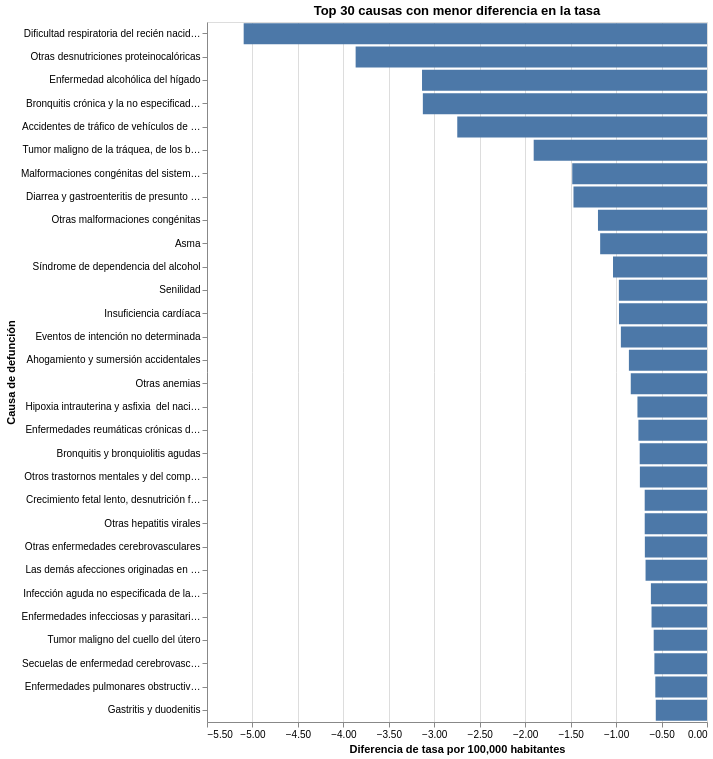

The code cell stored with this chart in its notebook:
### Code cell
# Menor diferencia (ascending)
bottom_30_diferencia = (
    diferencia_tasa
    .dropna(subset=["diferencia_tasa_100k"])
    .nsmallest(30, "diferencia_tasa_100k")
)

alt.Chart(bottom_30_diferencia).mark_bar().encode(
    x=alt.X(
        "diferencia_tasa_100k:Q",
        title="Diferencia de tasa por 100,000 habitantes",
        axis=alt.Axis(format=".2f")
    ),
    y=alt.Y(
        "lista_mex_desc:N",
        sort="x",
        title="Causa de defunción"
    ),
    tooltip=[
        alt.Tooltip("lista_mex_desc:N", title="Causa"),
        alt.Tooltip(
            "diferencia_tasa_100k:Q",
            title="Diferencia",
            format=".3f"
        )
    ]
).properties(
    width=500,
    height=700,
    title="Top 30 causas con menor diferencia en la tasa"
)

### Figure 1 — Vega-Lite specification as saved in the notebook (floating-point values rounded to 4 significant figures)
{"config": {"view": {"continuousWidth": 300, "continuousHeight": 300}}, "data": {"name": "data-eeaa5a66e3ed7ba67031e294f881b04d"}, "mark": {"type": "bar"}, "encoding": {"tooltip": [{"field": "lista_mex_desc", "title": "Causa", "type": "nominal"}, {"field": "diferencia_tasa_100k", "format": ".3f", "title": "Diferencia", "type": "quantitative"}], "x": {"axis": {"format": ".2f"}, "field": "diferencia_tasa_100k", "title": "Diferencia de tasa por 100,000 habitantes", "type": "quantitative"}, "y": {"field": "lista_mex_desc", "sort": "x", "title": "Causa de defunción", "type": "nominal"}}, "height": 700, "title": "Top 30 causas con menor diferencia en la tasa", "width": 500, "$schema": "https://vega.github.io/schema/vega-lite/v5.20.1.json", "datasets": {"data-eeaa5a66e3ed7ba67031e294f881b04d": [{"lista_mex_desc": "Dificultad respiratoria del recién nacido y otros trastornos respiratorios originados en el período perinatal", "diferencia_tasa_100k": -5.097}, {"lista_mex_desc": "Otras desnutriciones proteinocalóricas", "diferencia_tasa_100k": -3.865}, {"lista_mex_desc": "Enfermedad alcohólica del hígado", "diferencia_tasa_100k": -3.135}, {"lista_mex_desc": "Bronquitis crónica y la no especificada y enfisema", "diferencia_tasa_100k": -3.126}, {"lista_mex_desc": "Accidentes de tráfico de vehículos de motor", "diferencia_tasa_100k": -2.747}, {"lista_mex_desc": "Tumor maligno de la tráquea, de los bronquios y del pulmón", "diferencia_tasa_100k": -1.906}, {"lista_mex_desc": "Malformaciones congénitas del sistema circulatorio", "diferencia_tasa_100k": -1.482}, {"lista_mex_desc": "Diarrea y gastroenteritis de presunto origen infeccioso", "diferencia_tasa_100k": -1.469}, {"lista_mex_desc": "Otras malformaciones congénitas", "diferencia_tasa_100k": -1.199}, {"lista_mex_desc": "Asma", "diferencia_tasa_100k": -1.175}, {"lista_mex_desc": "Síndrome de dependencia del alcohol", "diferencia_tasa_100k": -1.034}, {"lista_mex_desc": "Senilidad", "diferencia_tasa_100k": -0.9695}, {"lista_mex_desc": "Insuficiencia cardíaca", "diferencia_tasa_100k": -0.9681}, {"lista_mex_desc": "Eventos de intención no determinada", "diferencia_tasa_100k": -0.9474}, {"lista_mex_desc": "Ahogamiento y sumersión accidentales", "diferencia_tasa_100k": -0.8591}, {"lista_mex_desc": "Otras anemias", "diferencia_tasa_100k": -0.8386}, {"lista_mex_desc": "Hipoxia intrauterina y asfixia  del nacimiento", "diferencia_tasa_100k": -0.7651}, {"lista_mex_desc": "Enfermedades reumáticas crónicas del corazón", "diferencia_tasa_100k": -0.7544}, {"lista_mex_desc": "Bronquitis y bronquiolitis agudas", "diferencia_tasa_100k": -0.7403}, {"lista_mex_desc": "Otros trastornos mentales y del comportamiento debidos al uso del alcohol", "diferencia_tasa_100k": -0.7384}, {"lista_mex_desc": "Crecimiento fetal lento, desnutrición fetal y trastornos relacionados con la gestación corta y el bajo peso al nacer", "diferencia_tasa_100k": -0.6853}, {"lista_mex_desc": "Otras hepatitis virales", "diferencia_tasa_100k": -0.685}, {"lista_mex_desc": "Otras enfermedades cerebrovasculares", "diferencia_tasa_100k": -0.6836}, {"lista_mex_desc": "Las demás afecciones originadas en el período perinatal", "diferencia_tasa_100k": -0.6759}, {"lista_mex_desc": "Infección aguda no especificada de las vías respiratorias inferiores", "diferencia_tasa_100k": -0.6172}, {"lista_mex_desc": "Enfermedades infecciosas y parasitarias congénitas", "diferencia_tasa_100k": -0.6101}, {"lista_mex_desc": "Tumor maligno del cuello del útero", "diferencia_tasa_100k": -0.5864}, {"lista_mex_desc": "Secuelas de enfermedad cerebrovascular", "diferencia_tasa_100k": -0.5788}, {"lista_mex_desc": "Enfermedades pulmonares obstructivas crónicas", "diferencia_tasa_100k": -0.5685}, {"lista_mex_desc": "Gastritis y duodenitis", "diferencia_tasa_100k": -0.5634}]}}
